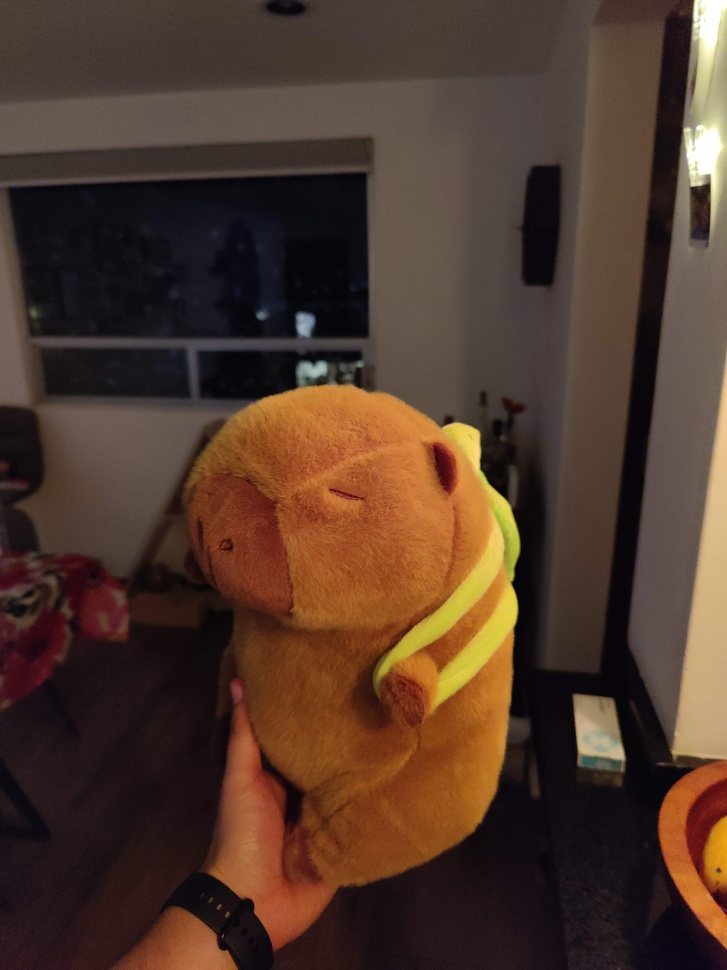
#> input picture data/capi.jpg, 727 x 970 px, shrunk from 3000 x 4000 before the run
$ python split_and_merge.py
#> lines starting #> are read from the running program, lines starting #| are printed output that depends on the picture
import cv2
import cv2_imshow  # Usar cv2_imshow en lugar de cv2.imshow para mostrar imágenes
import numpy as np

def split(image, min_size, threshold):
    """Divide la imagen en regiones más pequeñas si la varianza supera un umbral."""
    M, N = image.shape
    if M <= min_size or N <= min_size:
        return [image]
    elif np.var(image) > threshold:
        return (
            split(image[:M // 2, :N // 2], min_size, threshold) +
            split(image[:M // 2, N // 2:], min_size, threshold) +
            split(image[M // 2:, :N // 2], min_size, threshold) +
            split(image[M // 2:, N // 2:], min_size, threshold)
        )
    else:
        return [image]

def merge(regions):
    """Fusiona regiones adyacentes si son suficientemente similares (este es un ejemplo simplificado)."""
    # En este ejemplo, simplemente devolvemos las regiones originales sin fusionarlas.
    return regions  # Esto es solo un placeholder

def split_and_merge(image_path, min_size, threshold):
#> called with image_path = 'data/capi.jpg', min_size = 5, threshold = 20
    image = cv2.imread(image_path, 0)  # Carga la imagen en escala de grises
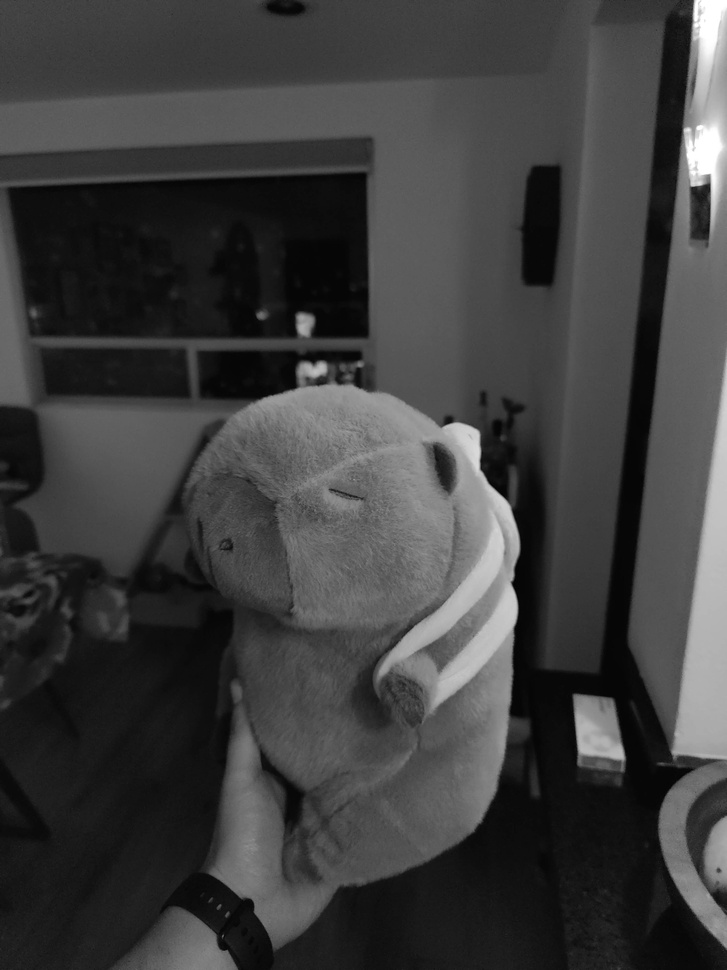
#> image: shape (970, 727); min 0, max 255, mean 62.3
    if image is None:
        print("Error: no se pudo cargar la imagen desde", image_path)
        return

    # Aplicar el método Split and Merge
    split_regions = split(image, min_size, threshold)
#> split_regions = 15235 items
    merged_regions = merge(split_regions)
#> merged_regions = 15235 items

    # Visualizar las regiones resultantes
    result = np.zeros_like(image)
    #for i, region in enumerate(merged_regions):
    #    result[np.where(region > 0)] = i * 30  # Asignar un valor de intensidad diferente a cada región

    cv2_imshow(image)  # Usar cv2_imshow en lugar de cv2.imshow
#> (this line was passed over: cv2_imshow is not available in this run)
    cv2_imshow(result)  # Usar cv2_imshow en lugar de cv2.imshow
#> (this line was passed over: cv2_imshow is not available in this run)
#> result: shape (970, 727); every value is 0

# Parámetros
image_path = 'data/capi.jpg'  # Cambia esto por la ruta a tu imagen
min_size = 5  # Mínimo tamaño de la región
threshold = 20  # Umbral para la varianza

# Ejecutar el algoritmo
split_and_merge(image_path, min_size, threshold)

$ run again, with data/20230905.jpg copied over data/capi.jpg
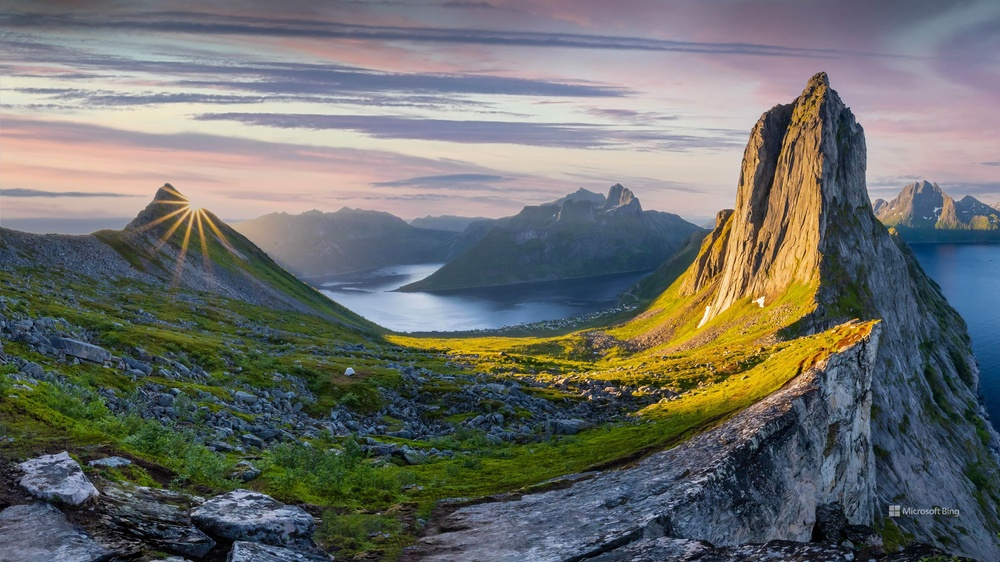
#> input picture data/20230905.jpg, 1000 x 562 px, shrunk from 3840 x 2160 before the run
#> in split_and_merge, `image = cv2.imread(image_path, 0)`:
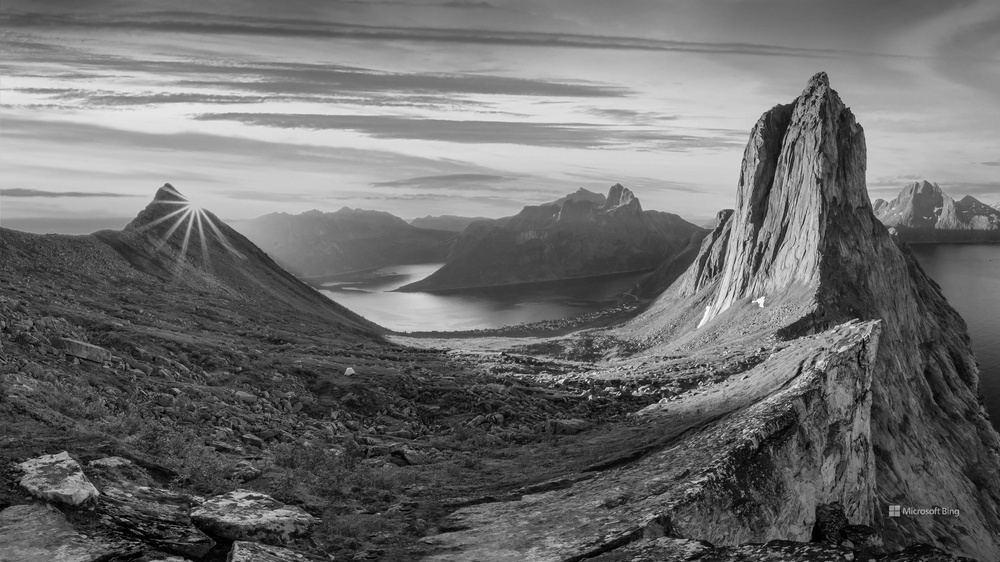
#> image: shape (562, 1000); min 0, max 252, mean 109.2
#> split_regions = 13624 items
#> result: shape (562, 1000); every value is 0

$ run again, with data/earth comparison 1.jpg copied over data/capi.jpg
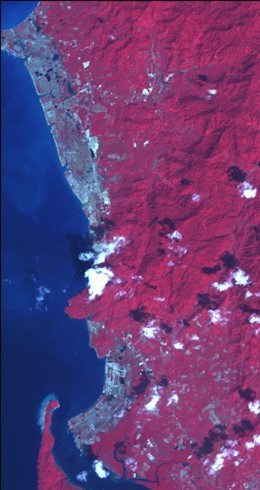
#> input picture data/earth comparison 1.jpg, 260 x 490 px
#> in split_and_merge, `image = cv2.imread(image_path, 0)`:
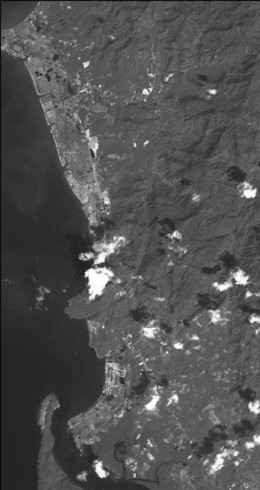
#> image: shape (490, 260); min 7, max 255, mean 81.4
#> split_regions = 3481 items
#> result: shape (490, 260); every value is 0

$ run again, with data/earth comparison 2.jpg copied over data/capi.jpg
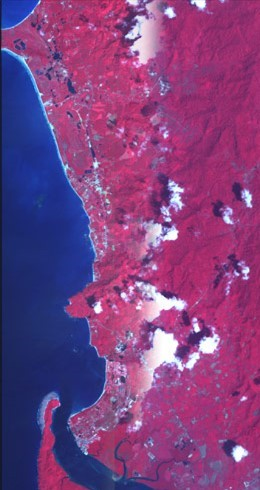
#> input picture data/earth comparison 2.jpg, 260 x 490 px
#> in split_and_merge, `image = cv2.imread(image_path, 0)`:
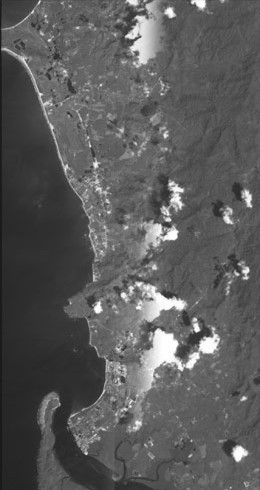
#> image: shape (490, 260); min 24, max 255, mean 90.9
#> split_regions = 3151 items
#> result: shape (490, 260); every value is 0
